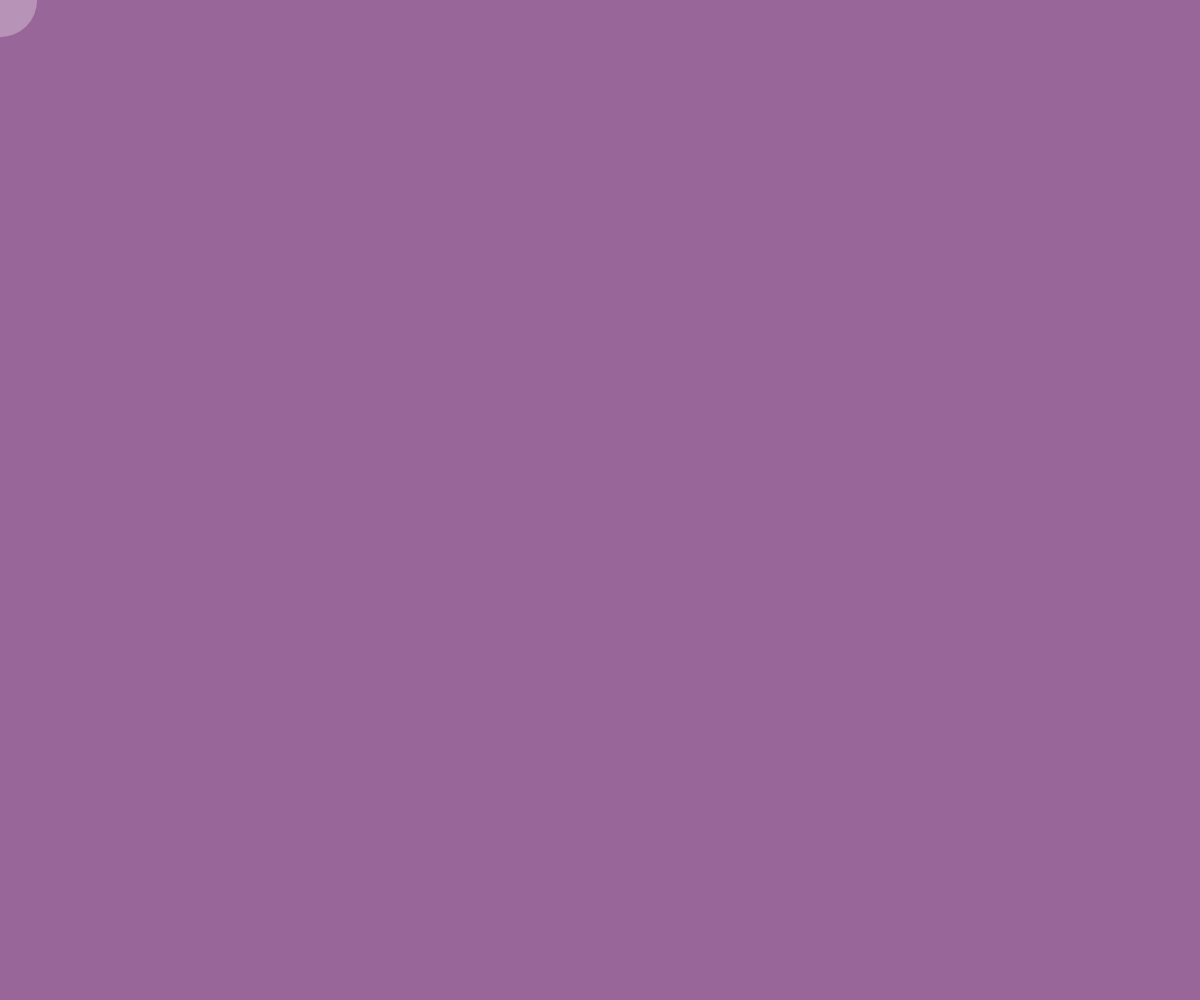
Frame 1 (no input)
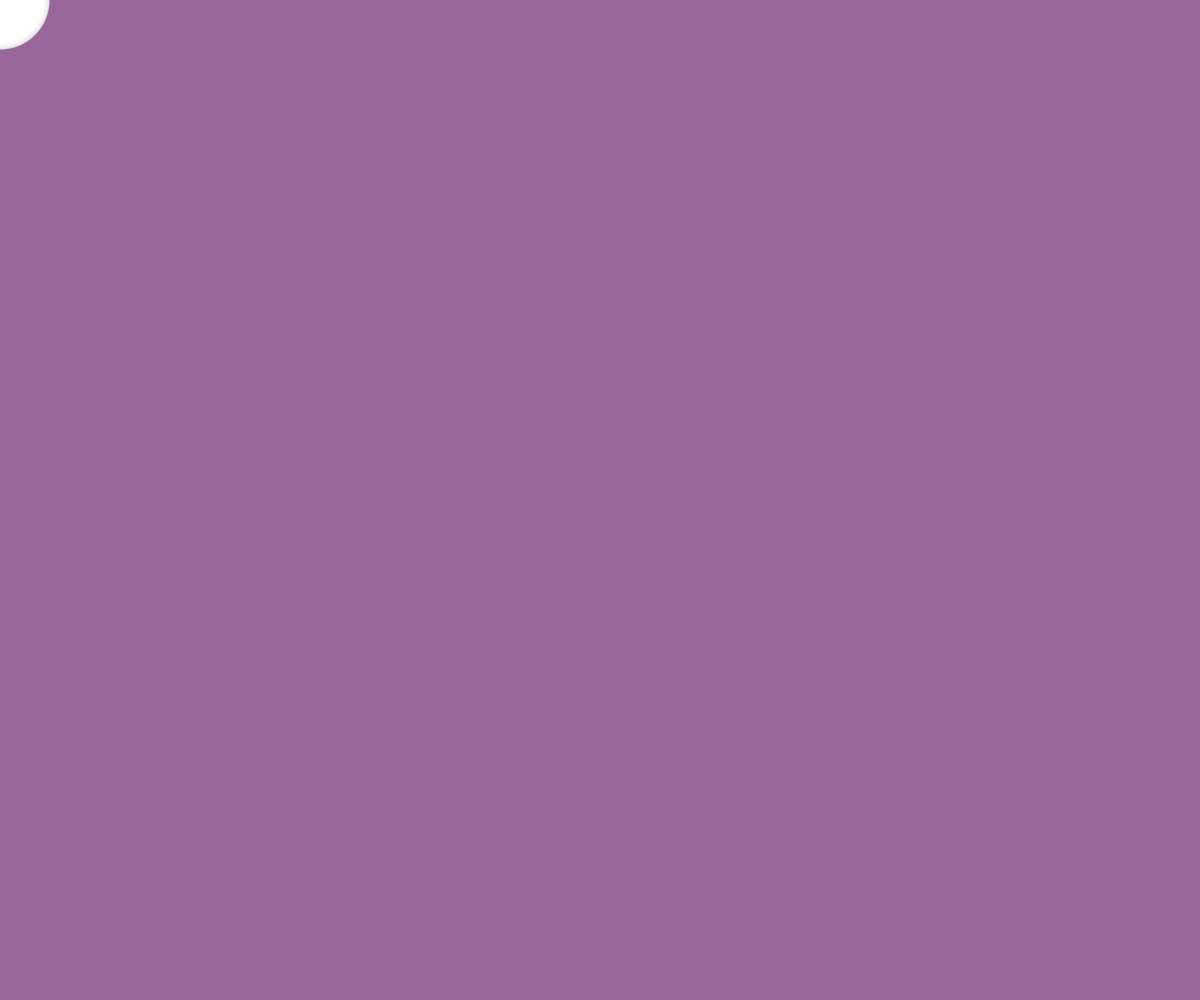
Frame 60 (no input)
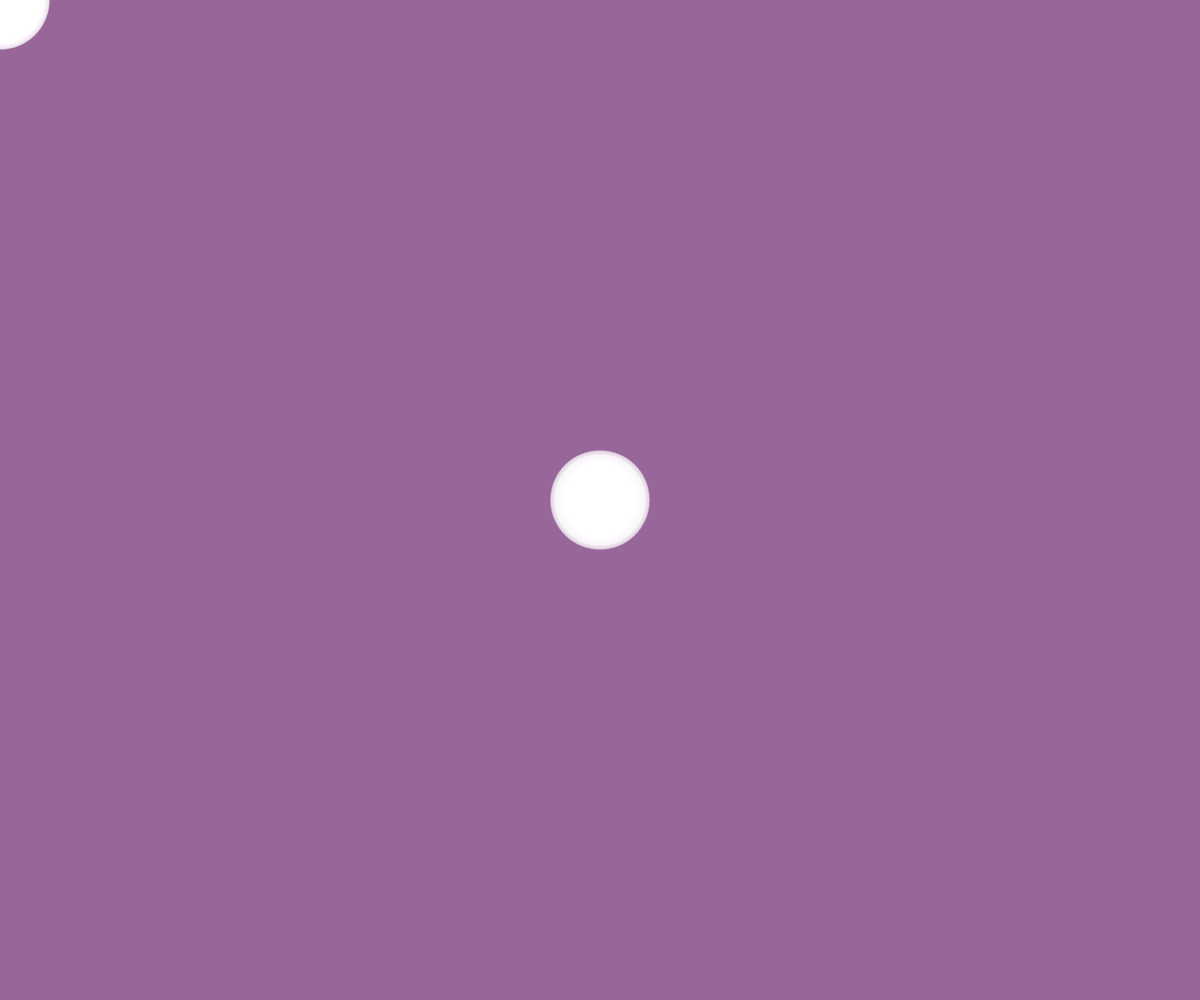
Frame 120 (the mouse pressed at the canvas centre since frame 60)

The p5.js sketch that drew these frames (run headless with seeded random() and noise() and a simulated clock; from frame 60 on, the mouse is pressed at the canvas centre):

// p5.js sketch
// ── sketch.js
var d;

function setup() {
  createCanvas(windowWidth, windowHeight);
  background(153, 102, 153);
  // texto x de instrucciones y desactiva el código sin tener que borrarlo 
  frameRate(100);
}

function draw() {
  d = random(10,100);
  noStroke();
  fill(255,d);
 ellipse(mouseX,mouseY,d,d);
}
